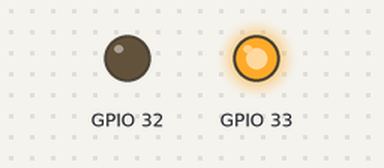
The sketch below on a simulated ESP32. On the bench: output pins drawn as LEDs (lit = HIGH).

Above: at 1.0 s.
At 3.0 s:
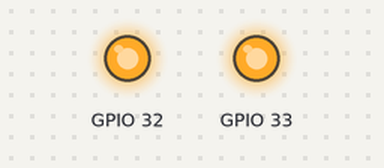
Timing chart, 0 to 5.2 s (numbered marks = the images above):
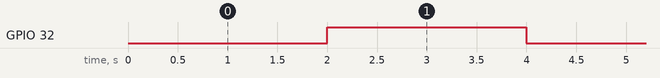

The sketch:

LinearMotor2.ino
```cpp
/* Firgelli Automations
*  Limited or no support: we do not have the resources for Arduino code support
*/

void setup() {
    // pinMode(336, OUTPUT); // Configure pin 337 as an Output
    // pinMode(337, OUTPUT); // Configure pin 336 as an Output

    pinMode(33, OUTPUT);
    pinMode(32, OUTPUT);

    // digitalWrite(336, HIGH); // Initialize pin 337 as Low
    // digitalWrite(337, HIGH); // Initialize pin 337 as Low
    digitalWrite(33, HIGH);
    digitalWrite(32, HIGH);

}

void loop() {
    // Extend Linear Actuator
    // digitalWrite(337, LOW);
    // digitalWrite(336, HIGH);

    // delay(33000); // 33 seconds

    // // Stops Actuator
    // digitalWrite(337, HIGH);
    // digitalWrite(336, HIGH);

    // delay(33000); // 33 seconds

    // Retracts Linear Actuator
    // digitalWrite(336, HIGH);
    // digitalWrite(337, LOW);
    digitalWrite(33, HIGH);
    digitalWrite(32, LOW);

    delay(2000); // 33 seconds

    // Stop Actuator
    // digitalWrite(336, HIGH);
    // digitalWrite(337, HIGH);
    digitalWrite(33, HIGH);
    digitalWrite(32, HIGH);

    delay(2000); // 33 seconds
}
```

Measured:
- by itself, GPIO 32: alternates HIGH for 2.0 s and LOW for 2.0 s
